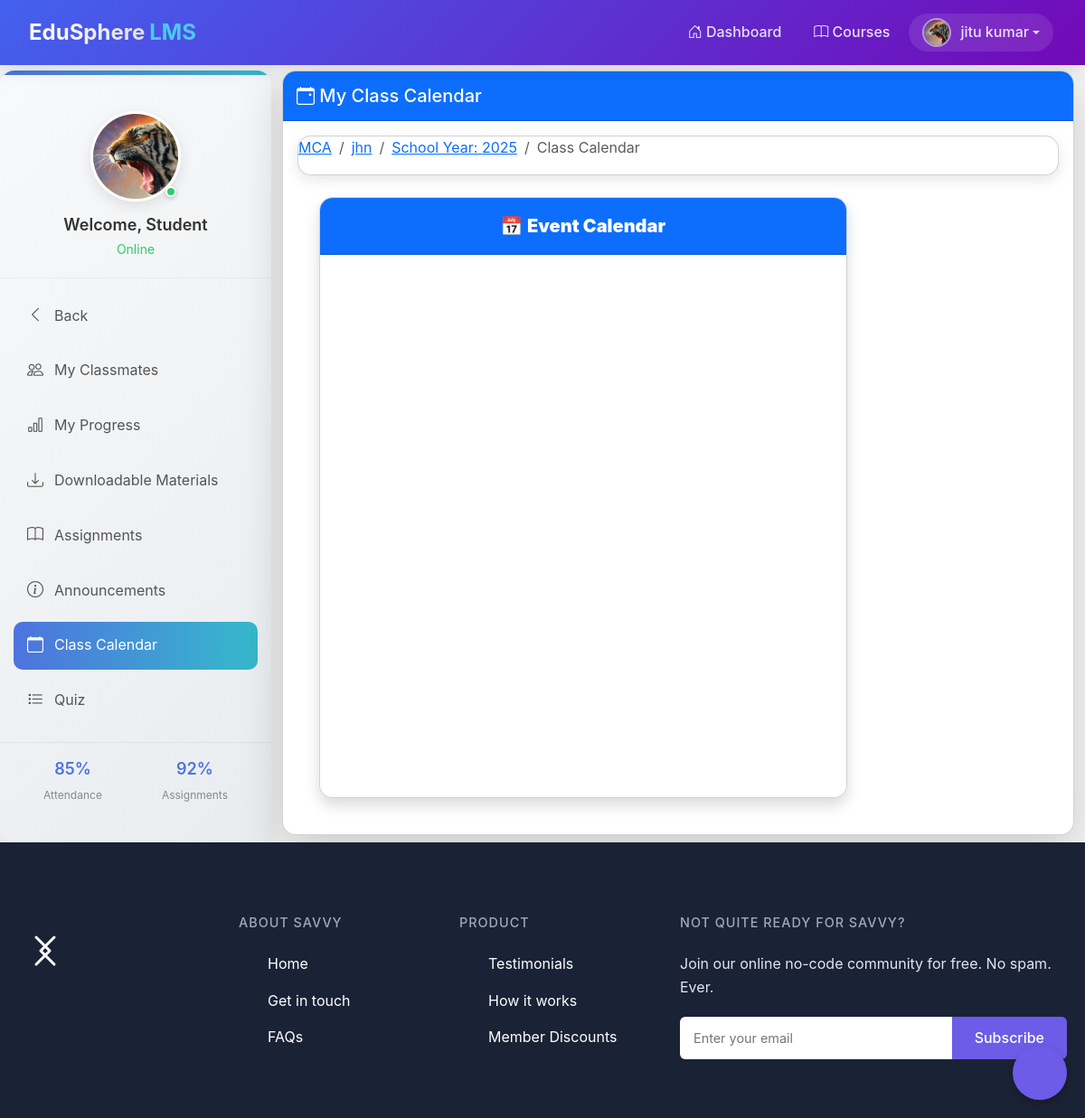
The app's page /student/class_calendar_student.php?id=202 (signed in) with its own data.
### tables this page shows
CREATE TABLE `student` (
  `student_id` int(11) NOT NULL,
  `firstname` varchar(100) NOT NULL,
  `lastname` varchar(100) NOT NULL,
  `class_id` int(11) NOT NULL,
  `department_id` int(30) NOT NULL,
  `username` varchar(100) NOT NULL,
  `password` varchar(100) NOT NULL,
  `location` varchar(100) NOT NULL,
  `status` varchar(100) NOT NULL
);

CREATE TABLE `teacher_class` (
  `teacher_class_id` int(11) NOT NULL,
  `teacher_id` int(11) NOT NULL,
  `class_id` int(11) NOT NULL,
  `subject_id` int(11) NOT NULL,
  `thumbnails` varchar(100) NOT NULL,
  `school_year` varchar(100) NOT NULL
);

CREATE TABLE `class` (
  `class_id` int(11) NOT NULL,
  `class_name` varchar(100) NOT NULL
);

CREATE TABLE `subject` (
  `subject_id` int(11) NOT NULL,
  `subject_code` varchar(100) NOT NULL,
  `subject_title` varchar(100) NOT NULL,
  `category` varchar(100) NOT NULL,
  `description` longtext NOT NULL,
  `unit` int(11) NOT NULL,
  `Pre_req` varchar(100) NOT NULL,
  `semester` varchar(100) NOT NULL
);

### student/session.php (called while the page is built, shortened)
<?php
$session_id = $_SESSION['id'];
?>

### student/class_calendar_student.php (the view, shortened to what this page needs)
<?php include('header_dashboard.php'); ?>
<?php include('session.php'); ?>
<?php $get_id = $_GET['id']; ?>
<body>
    <?php include('navbar_student.php'); ?>
    <div class="container-fluid mt-2">
        <div class="row">
        <div class="col-md-3 student-sidebar d-none d-lg-block" id="sidebar">
    <div class="sidebar-profile">
        <div class="avatar-container">
            <img id="avatar" src="<?php echo $row['location']; ?>" alt="Student Profile">
            <div class="status-indicator"></div>
        </div>
        <h5>Welcome, Student</h5>
        <p class="student-status">Online</p>
    </div>
    <div class="sidebar-nav">
        <ul>
            <li class="<?php echo basename($_SERVER['PHP_SELF']) == 'dashboard_student.php' ? 'active' : ''; ?>">
                <a href="dashboard_student.php">
                    <i class="bi bi-chevron-left"></i>
                    <span>Back</span>
                </a>
            </li>
            <li>
                <a href="my_classmates.php<?php echo '?id=' . $get_id; ?>">
                    <i class="bi bi-people"></i>
                    <span>My Classmates</span>
                </a>
            </li>
            <li>
                <a href="progress.php<?php echo '?id=' . $get_id; ?>">
                    <i class="bi bi-bar-chart"></i>
                    <span>My Progress</span>
                </a>
            </li>
            <li>
                <a href="downloadable_student.php<?php echo '?id=' . $get_id; ?>">
                    <i class="bi bi-download"></i>
                    <span>Downloadable Materials</span>
                </a>
            </li>
            <li>
                <a href="assignment_student.php<?php echo '?id=' . $get_id; ?>">
                    <i class="bi bi-book"></i>
                    <span>Assignments</span>
                </a>
            </li>
            <li>
                <a href="announcements_student.php<?php echo '?id=' . $get_id; ?>">
                    <i class="bi bi-info-circle"></i>
                    <span>Announcements</span>
                </a>
            </li>
            <li class="active">
                <a href="class_calendar_student.php<?php echo '?id=' . $get_id; ?>">
                    <i class="bi bi-calendar"></i>
                    <span>Class Calendar</span>
                </a>
            </li>
            <li>
                <a href="student_quiz_list.php<?php echo '?id=' . $get_id; ?>">
                    <i class="bi bi-list-task"></i>
                    <span>Quiz</span>
                </a>
            </li>
        </ul>
    </div>
    <div class="sidebar-stats">
        <div class="stat-item">
            <span class="stat-value">85%</span>
            <span class="stat-label">Attendance</span>
        </div>
        <div class="stat-item">
            <span class="stat-value">92%</span>
            <span class="stat-label">Assignments</span>
        </div>
    </div>
</div>
            <div class="col-md-9">
                <div class="card shadow-lg">
                    <div class="card-header bg-primary text-white">
                        <h5 class="mb-0"><i class="bi bi-calendar-event"></i> My Class Calendar</h5>
                    </div>
                    <div class="card-body">
                        <?php
                            $class_query = mysqli_query($conn, "SELECT * FROM teacher_class
                                LEFT JOIN class ON class.class_id = teacher_class.class_id
                                LEFT JOIN subject ON subject.subject_id = teacher_class.subject_id
                                WHERE teacher_class_id = '$get_id'") or die(mysqli_error());
                            $class_row = mysqli_fetch_array($class_query);
                        ?>
                        <nav aria-label="breadcrumb" class="card mb-3">
                            <ol class="breadcrumb">
                                <li class="breadcrumb-item"><a href="#"><?php echo $class_row['class_name']; ?></a></li>
                                <li class="breadcrumb-item"><a href="#"><?php echo $class_row['subject_code']; ?></a></li>
                                <li class="breadcrumb-item"><a href="#">School Year: <?php echo $class_row['school_year']; ?></a></li>
                                <li class="breadcrumb-item active" aria-current="page">Class Calendar</li>
                            </ol>
                        </nav>
                        <div class="col-lg-9 col-md-12 mt-4">
                <div class="calendar-container p-md-4 pt-md-0 p-0">
                    <div class="card shadow">
                        <div class="card-header bg-primary text-white text-center">
                            📅 <strong>Event Calendar</strong>
                        </div>
                        <div class="card-body p-0">
                            <div id='calendar'></div>
                        </div>
                    </div>
                </div>
            </div>
                    </div>
                </div>
            </div>
        </div>
    </div>
    <?php include('footer.php'); ?>
</body>
</html>

### student/navbar_student.php (shortened to what this page needs)
<nav class="navbar navbar-expand-lg navbar-dark fixed-top edu-navbar">
    <div class="container-fluid">
        <a class="navbar-brand" href="#">
            <span class="brand-text">EduSphere</span>
            <span class="brand-highlight">LMS</span>
        </a>
        <div class="collapse navbar-collapse" id="navbarNav">
            <ul class="navbar-nav ms-auto">
                <li class="nav-item">
                    <a class="nav-link navbar-link navbar-link-animation" href="dashboard_student.php">
                        <i class="bi bi-house-door"></i> Dashboard
                    </a>
                </li>
                <li class="nav-item">
                    <a class="nav-link navbar-link navbar-link-animation" href="courses.php">
                        <i class="bi bi-book"></i> Courses
                    </a>
                </li>
                <?php
                $query = mysqli_query($conn, "SELECT * FROM student WHERE student_id = '$session_id'") or die(mysqli_error());
                $row = mysqli_fetch_array($query);
                ?>
                <li class="nav-item dropdown">
                    <a class="nav-link navbar-link dropdown-toggle profile-link" href="#" id="studentDropdown" role="button" data-bs-toggle="dropdown">
                        <div class="avatar-container1">
                            <?php
                            $avatar = $row['location'] ? $row['location'] : 'default_avatar.png';
                            ?>
                            <img src="<?php echo $avatar; ?>" alt="Profile" class="avatar-img">
                        </div>
                        <span class="profile-name"><?php echo $row['firstname'] . " " . $row['lastname']; ?></span>
                    </a>
                </li>
            </ul>
        </div>
    </div>
</nav>

### student/styles.css (style rules this page uses)
.student-sidebar { height: 100%; background: linear-gradient(135deg, #f8f9fa 0%, #e9ecef 100%); border-radius: 16px; box-shadow: 0 8px 30px rgba(0, 0, 0, 0.1); padding: 25px 0; transition: all 0.3s ease; position: relative; overflow: hidden; }
.student-sidebar::before { content: ''; position: absolute; top: 0; left: 0; width: 100%; height: 5px; background: linear-gradient(90deg, #4e73df, #36b9cc); }
.sidebar-profile { padding: 20px; text-align: center; border-bottom: 1px solid rgba(0, 0, 0, 0.05); margin-bottom: 15px; }
.avatar-container { position: relative; width: 100px; height: 100px; margin: 0 auto 15px; }
#avatar { width: 100%; height: 100%; object-fit: cover; border-radius: 50%; border: 3px solid #fff; box-shadow: 0 5px 15px rgba(0, 0, 0, 0.1); transition: transform 0.3s ease; }
.status-indicator { position: absolute; bottom: 5px; right: 5px; width: 12px; height: 12px; background-color: #2ecc71; border-radius: 50%; border: 2px solid #fff; box-shadow: 0 2px 5px rgba(0, 0, 0, 0.2); }
.sidebar-profile h5 { margin: 0; font-size: 18px; font-weight: 600; color: #333; }
.student-status { font-size: 14px; color: #2ecc71; margin: 5px 0 0; }
.sidebar-nav { padding: 0 15px; }
.sidebar-nav ul { list-style: none; padding: 0; margin: 0; }
.sidebar-nav li { margin-bottom: 8px; border-radius: 10px; transition: all 0.2s ease; position: relative; }
.sidebar-nav li a { display: flex; align-items: center; padding: 12px 15px; text-decoration: none; color: #555; border-radius: 10px; transition: all 0.3s ease; }
.sidebar-nav li.active { background: linear-gradient(90deg, #4e73df, #36b9cc); }
.sidebar-nav li.active a { color: white; }
.sidebar-nav li i { font-size: 18px; margin-right: 12px; transition: transform 0.2s ease; }
.sidebar-nav li.active i { color: white; }
.sidebar-stats { display: flex; justify-content: space-around; padding: 15px; margin-top: 20px; border-top: 1px solid rgba(0, 0, 0, 0.05); }
.stat-item { text-align: center; }
.stat-value { display: block; font-size: 18px; font-weight: 600; color: #4e73df; }
.stat-label { font-size: 12px; color: #888; }
:root { --primary-color: #4361ee; --primary-dark: #3a56d4; --secondary-color: #7209b7; --accent-color: #4cc9f0; --text-light: #ffffff; --text-dark: #333333; --transition-speed: 0.3s; --box-shadow: 0 4px 20px rgba(0, 0, 0, 0.1); }
body { font-family: 'Poppins', sans-serif; padding-top: 70px; }
.edu-navbar { background: linear-gradient(135deg, var(--primary-color), var(--secondary-color)); padding: 12px 20px; box-shadow: var(--box-shadow); transition: all var(--transition-speed) ease; }
.navbar-brand { font-weight: 700; font-size: 1.5rem; display: flex; align-items: center; position: relative; }
.brand-text { background: linear-gradient(to right, #fff, #e0e0e0); -webkit-background-clip: text; background-clip: text; color: transparent; transition: all 0.3s ease; }
.brand-highlight { color: var(--accent-color); margin-left: 5px; position: relative; }
.brand-highlight::after { content: ''; position: absolute; bottom: -3px; left: 0; width: 100%; height: 2px; background-color: var(--accent-color); transform: scaleX(0); transform-origin: bottom right; transition: transform 0.3s ease; }
.navbar-link { color: rgba(255, 255, 255, 0.85) !important; font-weight: 500; padding: 8px 15px !important; border-radius: 6px; transition: all 0.3s ease; position: relative; margin: 0 3px; }
.navbar-link-animation::after { content: ''; position: absolute; bottom: 0; left: 50%; width: 0; height: 2px; background-color: var(--accent-color); transition: all 0.3s ease; transform: translateX(-50%); }
.profile-link { display: flex; align-items: center; padding: 5px 15px !important; background-color: rgba(255, 255, 255, 0.1); border-radius: 30px; transition: all 0.3s ease; }
.avatar-container1 { width: 32px; height: 32px; border-radius: 50%; overflow: hidden; margin-right: 10px; border: 2px solid rgba(255, 255, 255, 0.5); transition: all 0.3s ease; }
.avatar-img { width: 100%; height: 100%; object-fit: cover; }
.profile-name { max-width: 120px; white-space: nowrap; overflow: hidden; text-overflow: ellipsis; }

### student/class_calendar_student.php (style rules this page uses)
.calendar-container { max-width: 900px; margin: auto; padding: 20px; }
.card { border-radius: 15px; box-shadow: 0 5px 15px rgba(0, 0, 0, 0.1); overflow: hidden; }
.card-header { font-size: 1.25rem; font-weight: bold; padding: 15px; }
#calendar { background: #fff; padding: 10px; border-radius: 10px; box-shadow: 0 4px 8px rgba(0, 0, 0, 0.1); height: 600px; }

### records on screen
student: location (picture), firstname "jitu", lastname "kumar"
teacher_class: class.class_name "MCA", subject.subject_code "jhn", school_year "2025"
